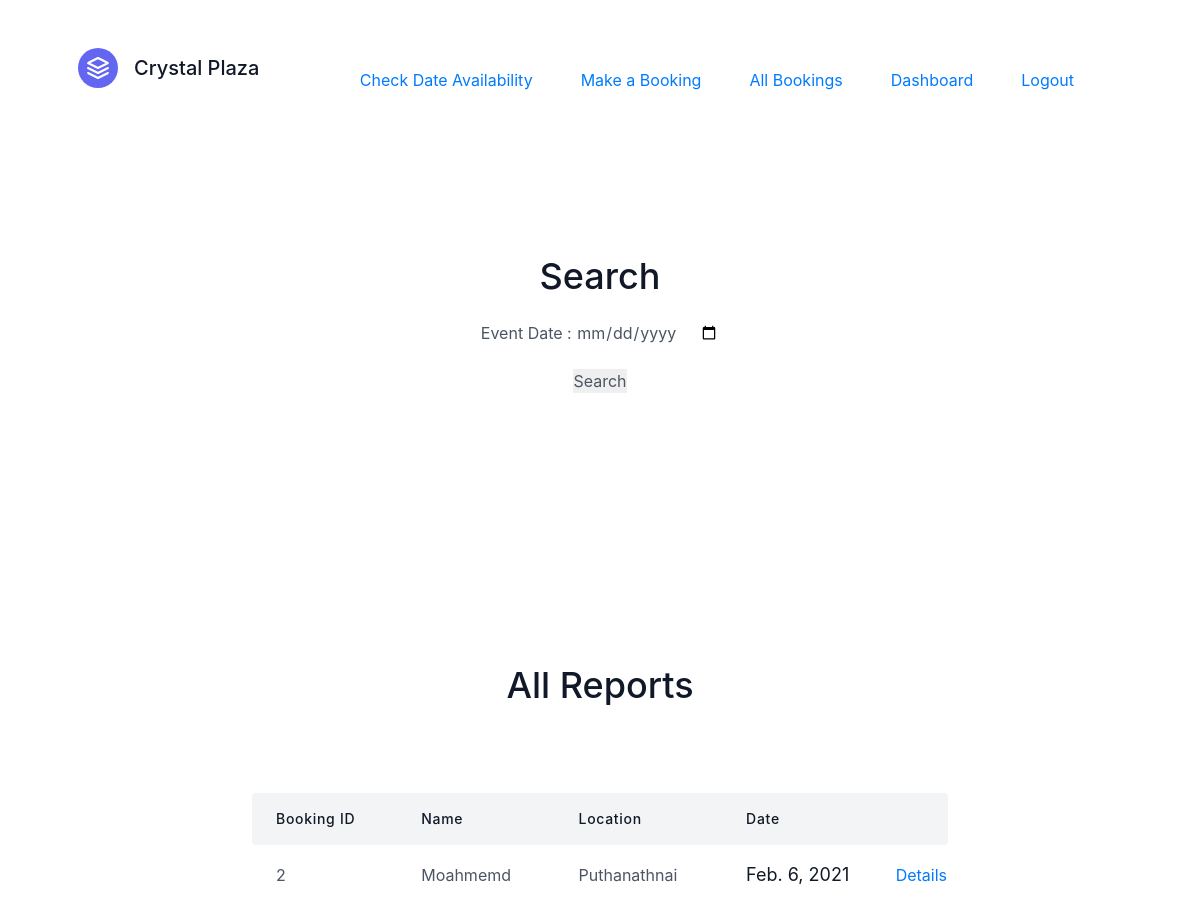
The app's page /ledger/ (signed in), older data.
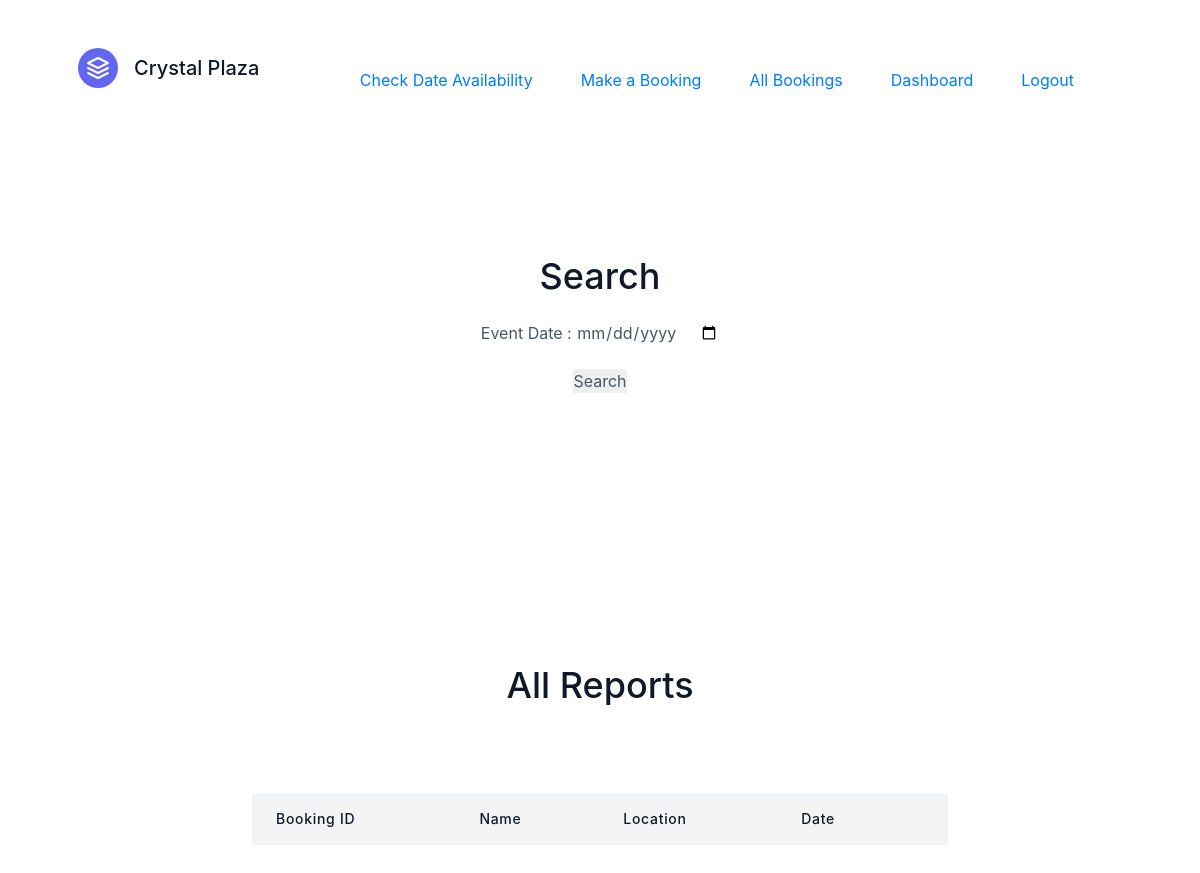
The same page, newer data.
### ledger/models.py (models this page shows)
class Report(models.Model):
    event_date=models.OneToOneField(BookingData,on_delete=CASCADE)
    stage_decoration=models.IntegerField(null=True,blank=True)
    juice_counter=models.IntegerField(null=True,blank=True)
    pop_corn_machine=models.IntegerField(null=True,blank=True)
    sound_system=models.IntegerField(null=True,blank=True)
    other_income_1=models.IntegerField(null=True,blank=True)
    other_income_2=models.IntegerField(null=True,blank=True)
    other_income_3=models.IntegerField(null=True,blank=True)
    total_income=models.IntegerField(null=True,blank=True)
    report_submition_date=models.DateTimeField(auto_now_add=True)
    cleaning_charge=models.IntegerField()
    utensils_cleaning_charge=models.IntegerField()
    parking_charge=models.IntegerField(null=True,blank=True)
    waste_disposal_charge=models.IntegerField()
    trasportaion_charge=models.IntegerField(null=True,blank=True)
    detergents=models.IntegerField(null=True,blank=True)
    maintanance=models.IntegerField(null=True,blank=True)
    purchace_of_stock=models.IntegerField(null=True,blank=True)
    generator_fule=models.IntegerField(null=True,blank=True)
    electricity_bill=models.IntegerField(null=True,blank=True)
    water_charge=models.IntegerField(null=True,blank=True)
    other_expenditure_1=models.IntegerField(null=True,blank=True)
    other_expenditure_2=models.IntegerField(null=True,blank=True)
    other_expenditure_3=models.IntegerField(null=True,blank=True)
    other_expenditure_4=models.IntegerField(null=True,blank=True)
    total_expenditure=models.IntegerField()
    balance=models.IntegerField()

### booking/models.py (models this page shows, shortened)
class BookingData(models.Model):
    event_choices=(('Marriage Function (Day)',"Marriage Function (Day)"),
                   ('Meeting','Meeting'),
                   ('Reception(Evening)','Reception(Evening)'))
    event_date=models.DateField(null=False,blank=False,unique=True)
    name=models.CharField(max_length=255)
    event_type=models.CharField(choices=event_choices,max_length=255)
    bride_or_groom_name=models.CharField(max_length=255,null=True,blank=True)
    house_name=models.CharField(max_length=255)
    post=models.CharField(max_length=255,null=True,blank=True)
    location=models.CharField(max_length=255)
    booking_date=models.DateTimeField(auto_now_add=True)
    last_modified=models.DateTimeField(auto_now=True)
    advance=models.PositiveIntegerField()
    total_amount=models.PositiveIntegerField(default=40000)
    balance=models.PositiveIntegerField(null=True)
    contact1=models.IntegerField()
    contact2=models.IntegerField()
    is_completed=models.BooleanField(default=False)
    kitchen_team=models.CharField(max_length=255,default='Not Provided',null=True,blank=True)
    kitchen_team_license=models.ImageField(upload_to='imgs/',null=True,blank=True)
    class Meta:
        ordering=('event_date',)

### ledger/views.py (the view, shortened to what this page needs)
# urls.py: path("",views.allreports,name='allreports'),
def allreports(request):
    not_found=False
    searchdatefield=None
    found=False
    allreports=Report.objects.all()
    context={
        'found':found,
        'searchdatefield':searchdatefield,
        'allreports':allreports
    }
    return render(request,'ledger/ledger.html',context)

### ledger/templates/ledger/ledger.html (shortened to what the changed rows need)
<!DOCTYPE html>
<html lang="en">
<head>
    <link href="https://unpkg.com/tailwindcss@^2/dist/tailwind.min.css" rel="stylesheet">
</head>
<body>
  {% extends "booking/base.html" %}
  {% block contain %}
      {% if user.is_authenticated %}
      <section class="text-gray-600 body-font">
        <div class="container px-5 py-24 mx-auto">
          <div class="flex flex-col text-center w-full mb-20">
            <h1 class="sm:text-4xl text-3xl font-medium title-font mb-2 text-gray-900"> Search</h1>
          </div>
        </div>
      </section>
      {% if request.user.is_superuser  %}
      <section class="text-gray-600 body-font">
        <div class="container px-5 py-24 mx-auto">
          <div class="flex flex-col text-center w-full mb-20">
            <h1 class="sm:text-4xl text-3xl font-medium title-font mb-2 text-gray-900">All Reports</h1>
          </div>
          <div class="lg:w-2/3 w-full mx-auto overflow-auto">
            <table class="table-auto w-full text-left whitespace-no-wrap">
              <thead>
                <tr>
                  <th class="px-4 py-3 title-font tracking-wider font-medium text-gray-900 text-sm bg-gray-100 rounded-tl rounded-bl">Booking ID</th>
                  <th class="px-4 py-3 title-font tracking-wider font-medium text-gray-900 text-sm bg-gray-100">Name</th>
                  <th class="px-4 py-3 title-font tracking-wider font-medium text-gray-900 text-sm bg-gray-100">Location</th>
                  <th class="px-4 py-3 title-font tracking-wider font-medium text-gray-900 text-sm bg-gray-100">Date</th>
                  <th class="w-10 title-font tracking-wider font-medium text-gray-900 text-sm bg-gray-100 rounded-tr rounded-br"></th>
                </tr>
              </thead>
              <tbody>
                {% for each_report in allreports %}
                <tr>
                  <td class="px-4 py-3">{{each_report.event_date.id}}</td>
                  <td class="px-4 py-3">{{each_report.event_date.name}}</td>
                  <td class="px-4 py-3">{{each_report.event_date.location}}</td>
                  <td class="px-4 py-3 text-lg text-gray-900">{{each_report.event_date.event_date}}</td>
                  <td class="w-10 text-center">
                   <a href="{% url 'ledger:detailreport' each_report.id %}"><button>Details</button></a>
                  </td>
                </tr>
                {% endfor %}
              </tbody>
            </table>
          </div>
        </div>
      </section>
      {% endif %}
      {% endif %}
      {% endblock contain %}

Row changes from the older to the newer data that the page shows:
removed Report: event_date.id "2", event_date.name "Moahmemd", event_date.location "Puthanathnai", event_date.event_date "Feb. 6, 2021"
